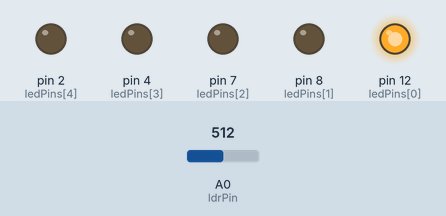
Simulated run of this sketch. Board: Arduino Uno, built with avr-gcc and run on an emulated ATmega328P. Shown: output pins drawn as LEDs (lit = HIGH). Inputs (shaded band) come from the test bench; at power-on: A0 (ldrPin) = 512. What the sketch prints to the serial monitor is not drawn.

Above: at 0.1 s.
Timing chart, 0 to 1.6 s (numbered marks = the images above):
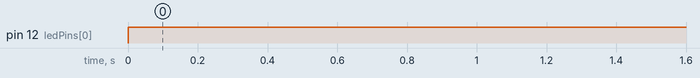

Measured:
- by itself, pin 12 (ledPins[0]): LOW → HIGH at 0.00 s

The sketch:

code_Arduino.ino
```cpp
// Broches des LEDs dans un tableau
const int ledPins[5] = {12, 8, 7, 4, 2};

// Entrée de la LDR
const int ldrPin = A0;

// Seuil à ajuster selon ton montage et ton ambiant
const int seuil = 50;

// Variables de détection de front
int ldrValeur = 0;
bool etatPrecedent = false;   // false = en-dessous du seuil
int compteur = 0;             // Nombre de LEDs allumées

void setup() {
  // Initialise les broches LED en sortie
  for (int i = 0; i < 5; i++) {
    pinMode(ledPins[i], OUTPUT);
    digitalWrite(ledPins[i], LOW);
  }
  // (Optionnel) Moniteur série pour debug
  Serial.begin(9600);
}

void loop() {
  // Lecture LDR
  ldrValeur = analogRead(ldrPin);
  bool auDessus = (ldrValeur >= seuil);

  // Détecter front montant : passage de bas en haut
  if (auDessus && !etatPrecedent) {
    // On a un flash : on incrémente le compteur (max 5)
    compteur++;
    if (compteur > 5) compteur = 5;
    Serial.print("Flash détecté ! compteur = ");
    Serial.println(compteur);
  }
  etatPrecedent = auDessus;

  // Allumer les LEDs selon le compteur
  for (int i = 0; i < 5; i++) {
    if (i < compteur) digitalWrite(ledPins[i], HIGH);
    else             digitalWrite(ledPins[i], LOW);
  }

  delay(50); // Anti-rebond / petite temporisation
}
```
